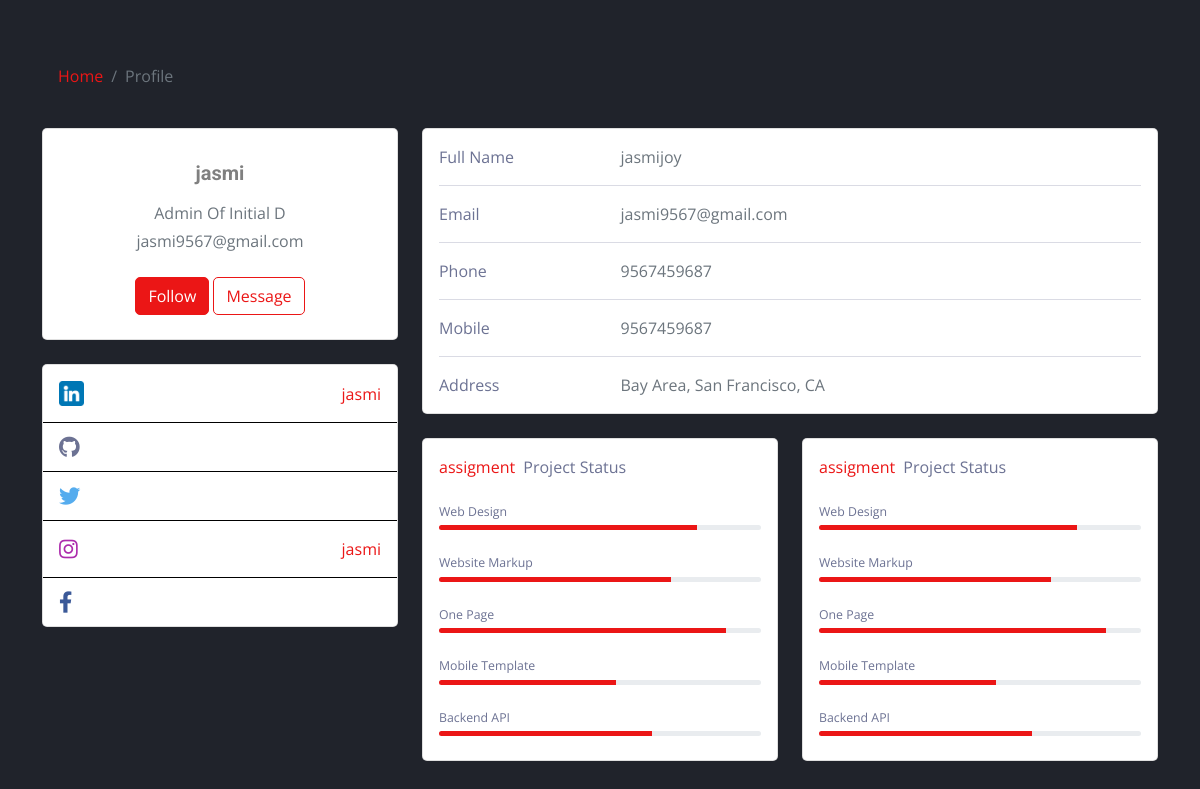
/Admin/Profile.php (signed in), run on the app's committed database.
### tables this page shows
CREATE TABLE IF NOT EXISTS `user_login` (
  `login_id` int NOT NULL AUTO_INCREMENT,
  `username` varchar(100) NOT NULL,
  `password` varchar(100) NOT NULL,
  `status` varchar(100) NOT NULL,
  `type` varchar(100) NOT NULL,
  `vendor_id` int NOT NULL,
  `reg_id` int NOT NULL,
  PRIMARY KEY (`login_id`)
);

CREATE TABLE IF NOT EXISTS `user_registration` (
  `reg_id` int NOT NULL AUTO_INCREMENT,
  `first_name` varchar(100) NOT NULL,
  `image` varchar(400) NOT NULL,
  `last_name` varchar(100) NOT NULL,
  `dob` date NOT NULL,
  `licens` varchar(50) NOT NULL,
  `gender` varchar(100) NOT NULL,
  `ph` varchar(13) NOT NULL,
  `email` varchar(100) NOT NULL,
  `password` varchar(100) NOT NULL,
  `instagram` varchar(300) NOT NULL,
  `facebook` varchar(300) NOT NULL,
  `x` varchar(300) NOT NULL,
  PRIMARY KEY (`reg_id`)
);

### Admin/Profile.php (the view, shortened to what this page needs)
<?php
include '../connection/dbconnection.php';
@$uid = $_SESSION['login_id'];
$dqry = "SELECT * FROM `user_login` JOIN `user_registration` ON `user_login`.`reg_id`= `user_registration`.`reg_id` WHERE `login_id` = '$uid' ";
$data = mysqli_query($con, $dqry);
if ($data->num_rows > 0) {
  while ($row = $data->fetch_assoc()) {
?>
    <!DOCTYPE html>
    <html lang="en">
    <head>
      <link href="https://cdnjs.cloudflare.com/ajax/libs/font-awesome/5.10.0/css/all.min.css" rel="stylesheet">
      <link href="https://cdn.jsdelivr.net/npm/bootstrap-icons@1.4.1/font/bootstrap-icons.css" rel="stylesheet">
      <link href="lib/owlcarousel/assets/owl.carousel.min.css" rel="stylesheet">
      <link href="lib/tempusdominus/css/tempusdominus-bootstrap-4.min.css" rel="stylesheet" />
      <link href="css/bootstrap.min.css" rel="stylesheet">
      <link href="css/style.css" rel="stylesheet">
    </head>
    <section style="background-color: #20232b;">
      <div class="container py-5">
        <div class="row">
          <div class="col">
            <nav aria-label="breadcrumb" class="bg-body-tertiary rounded-3 p-3 mb-4">
              <ol class="breadcrumb mb-0">
                <li class="breadcrumb-item"><a href="./AdminIndex.php">Home</a></li>
                <li class="breadcrumb-item active" aria-current="page">Profile</li>
              </ol>
            </nav>
          </div>
        </div>
        <div class="row">
          <div class="col-lg-4">
            <div class="card mb-4">
              <div class="card-body text-center">
                <h5 class="my-3" style="color: gray;"><?php echo $row["first_name"] ?></h5>
                <p class="text-muted mb-1">Admin Of Initial D</p>
                <p class="text-muted mb-4"><?php echo $row["username"] ?></p>
                <div class="d-flex justify-content-center mb-2">
                  <button type="button" data-mdb-button-init data-mdb-ripple-init class="btn btn-primary">Follow</button>
                  <button type="button" data-mdb-button-init data-mdb-ripple-init class="btn btn-outline-primary ms-1">Message</button>
                </div>
              </div>
            </div>
            <div class="card mb-4 mb-lg-0">
              <div class="card-body p-0">
                <ul class="list-group list-group-flush rounded-3">
                  <li class="list-group-item d-flex justify-content-between align-items-center p-3">
                  <img src="../assets/img/linkedin.png" width="25px;" height="25px">
                  <p class="mb-0"><a href="<?php echo $row["x"] ?>" target="_blank"><?php echo $row["first_name"] ?></a></p>
                  </li>
                  <li class="list-group-item d-flex justify-content-between align-items-center p-3">
                    <i class="fab fa-github fa-lg text-body"></i>
                  </li>
                  <li class="list-group-item d-flex justify-content-between align-items-center p-3">
                    <i class="fab fa-twitter fa-lg" style="color: #55acee;"></i>
                  </li>
                  <li class="list-group-item d-flex justify-content-between align-items-center p-3">
                    <i class="fab fa-instagram fa-lg" style="color: #ac2bac;"></i>
                    <p class="mb-0"><a href="<?php echo $row["instagram"] ?>" target="_blank"><?php echo $row["first_name"] ?></a></p>
                  </li>
                  <li class="list-group-item d-flex justify-content-between align-items-center p-3">
                    <i class="fab fa-facebook-f fa-lg" style="color: #3b5998;"></i>
                  </li>
                </ul>
              </div>
            </div>
          </div>
          <div class="col-lg-8">
            <div class="card mb-4">
              <div class="card-body">
                <div class="row">
                  <div class="col-sm-3">
                    <p class="mb-0">Full Name</p>
                  </div>
                  <div class="col-sm-9">
                    <p class="text-muted mb-0"><?php echo $row["first_name"] ?><?php echo $row["last_name"] ?></p>
                  </div>
                </div>
                <hr>
                <div class="row">
                  <div class="col-sm-3">
                    <p class="mb-0">Email</p>
                  </div>
                  <div class="col-sm-9">
                    <p class="text-muted mb-0"><?php echo $row["username"] ?></p>
                  </div>
                </div>
                <hr>
                <div class="row">
                  <div class="col-sm-3">
                    <p class="mb-0">Phone</p>
                  </div>
                  <div class="col-sm-9">
                    <p class="text-muted mb-0"><?php echo $row["ph"] ?></p>
                  </div>
                </div>
                <hr>
                <div class="row">
                  <div class="col-sm-3">
                    <p class="mb-0">Mobile</p>
                  </div>
                  <div class="col-sm-9">
                    <p class="text-muted mb-0"><?php echo $row["ph"] ?></p>
                  </div>
                </div>
                <hr>
                <div class="row">
                  <div class="col-sm-3">
                    <p class="mb-0">Address</p>
                  </div>
                  <div class="col-sm-9">
                    <p class="text-muted mb-0">Bay Area, San Francisco, CA</p>
                  </div>
                </div>
              </div>
            </div>
            <div class="row">
              <div class="col-md-6">
                <div class="card mb-4 mb-md-0">
                  <div class="card-body">
                    <p class="mb-4"><span class="text-primary font-italic me-1">assigment</span> Project Status
                    </p>
                    <p class="mb-1" style="font-size: .77rem;">Web Design</p>
                    <div class="progress rounded" style="height: 5px;">
                      <div class="progress-bar" role="progressbar" style="width: 80%" aria-valuenow="80"
                        aria-valuemin="0" aria-valuemax="100"></div>
                    </div>
                    <p class="mt-4 mb-1" style="font-size: .77rem;">Website Markup</p>
                    <div class="progress rounded" style="height: 5px;">
                      <div class="progress-bar" role="progressbar" style="width: 72%" aria-valuenow="72"
                        aria-valuemin="0" aria-valuemax="100"></div>
                    </div>
                    <p class="mt-4 mb-1" style="font-size: .77rem;">One Page</p>
                    <div class="progress rounded" style="height: 5px;">
                      <div class="progress-bar" role="progressbar" style="width: 89%" aria-valuenow="89"
                        aria-valuemin="0" aria-valuemax="100"></div>
                    </div>
                    <p class="mt-4 mb-1" style="font-size: .77rem;">Mobile Template</p>
                    <div class="progress rounded" style="height: 5px;">
                      <div class="progress-bar" role="progressbar" style="width: 55%" aria-valuenow="55"
                        aria-valuemin="0" aria-valuemax="100"></div>
                    </div>
                    <p class="mt-4 mb-1" style="font-size: .77rem;">Backend API</p>
                    <div class="progress rounded mb-2" style="height: 5px;">
                      <div class="progress-bar" role="progressbar" style="width: 66%" aria-valuenow="66"
                        aria-valuemin="0" aria-valuemax="100"></div>
                    </div>
                  </div>
                </div>
              </div>
              <div class="col-md-6">
                <div class="card mb-4 mb-md-0">
                  <div class="card-body">
                    <p class="mb-4"><span class="text-primary font-italic me-1">assigment</span> Project Status
                    </p>
                    <p class="mb-1" style="font-size: .77rem;">Web Design</p>
                    <div class="progress rounded" style="height: 5px;">
                      <div class="progress-bar" role="progressbar" style="width: 80%" aria-valuenow="80"
                        aria-valuemin="0" aria-valuemax="100"></div>
                    </div>
                    <p class="mt-4 mb-1" style="font-size: .77rem;">Website Markup</p>
                    <div class="progress rounded" style="height: 5px;">
                      <div class="progress-bar" role="progressbar" style="width: 72%" aria-valuenow="72"
                        aria-valuemin="0" aria-valuemax="100"></div>
                    </div>
                    <p class="mt-4 mb-1" style="font-size: .77rem;">One Page</p>
                    <div class="progress rounded" style="height: 5px;">
                      <div class="progress-bar" role="progressbar" style="width: 89%" aria-valuenow="89"
                        aria-valuemin="0" aria-valuemax="100"></div>
                    </div>
                    <p class="mt-4 mb-1" style="font-size: .77rem;">Mobile Template</p>
                    <div class="progress rounded" style="height: 5px;">
                      <div class="progress-bar" role="progressbar" style="width: 55%" aria-valuenow="55"
                        aria-valuemin="0" aria-valuemax="100"></div>
                    </div>
                    <p class="mt-4 mb-1" style="font-size: .77rem;">Backend API</p>
                    <div class="progress rounded mb-2" style="height: 5px;">
                      <div class="progress-bar" role="progressbar" style="width: 66%" aria-valuenow="66"
                        aria-valuemin="0" aria-valuemax="100"></div>
                    </div>
                  </div>
                </div>
              </div>
            </div>
          </div>
        </div>
      </div>
    </section>
<?php
  }
}
?>

### Admin/css/style.css (style rules this page uses)
:root { --primary: #EB1616; --secondary: #191C24; --light: #6C7293; --dark: #000000; }
.btn { transition: .5s; }
.progress .progress-bar { width: 0px; transition: 2s; }

### data on the page
user_login: reg.first_name "jasmi", username "jasmi9567@gmail.com", reg.last_name "joy", reg.ph "9567459687"
